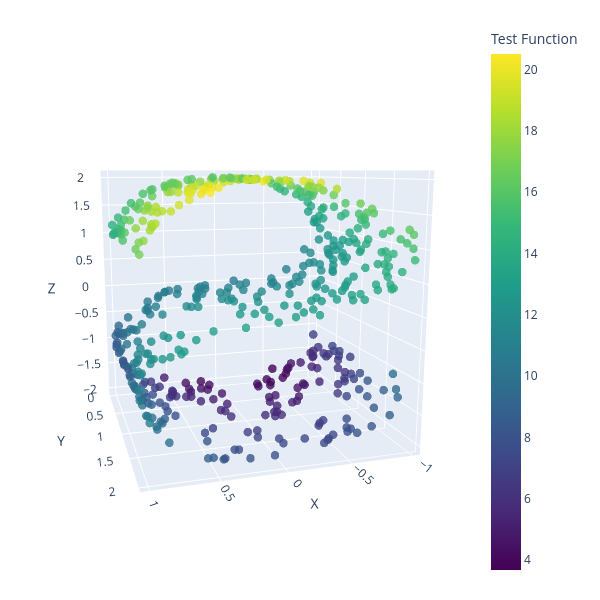

The cell this chart's notebook holds for it:
### Code cell
fig = go.Figure(data=[go.Scatter3d(
    
    x=x_data_gp[:, 0], y=x_data_gp[:, 1], z=x_data_gp[:, 2],
    mode='markers',
    marker=dict(
        size=5,
        color=f_train,  # <-- use Himmelblau here!
        colorscale='Viridis',
        opacity=0.8,
        colorbar=dict(title='Test Function')
    )
)])

fig.update_layout(
    scene=dict(
        aspectmode='cube',
        xaxis_title='X', yaxis_title='Y', zaxis_title='Z',
        camera=dict(eye=dict(x=0.75, y=2.5, z=0.5))
    ),
    width=600, height=600,
    margin=dict(r=30, b=20, l=20, t=20)
)
fig.show()

### Figure 1 — Plotly figure (JSON) as saved in the notebook; plotly's stock layout.template omitted (floating-point values rounded to 4 significant figures; data arrays with more than 128 entries replaced by an {"elided": "..."} marker saying what was removed)
{"data": [{"marker": {"color": {"elided": "500 float values"}, "colorbar": {"title": {"text": "Test Function"}}, "colorscale": [[0, "#440154"], [0.1111, "#482878"], [0.2222, "#3e4989"], [0.3333, "#31688e"], [0.4444, "#26828e"], [0.5556, "#1f9e89"], [0.6667, "#35b779"], [0.7778, "#6ece58"], [0.8889, "#b5de2b"], [1, "#fde725"]], "opacity": 0.8, "size": 5}, "mode": "markers", "type": "scatter3d", "x": {"elided": "500 float values"}, "y": {"elided": "500 float values"}, "z": {"elided": "500 float values"}}], "layout": {"height": 600, "margin": {"b": 20, "l": 20, "r": 30, "t": 20}, "scene": {"aspectmode": "cube", "camera": {"eye": {"x": 0.75, "y": 2.5, "z": 0.5}}, "xaxis": {"title": {"text": "X"}}, "yaxis": {"title": {"text": "Y"}}, "zaxis": {"title": {"text": "Z"}}}, "width": 600}}
